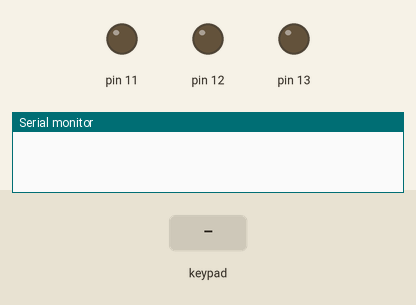
Bench run of a sketch on a simulated Arduino Uno, built with avr-gcc and run on an emulated ATmega328P. Shown: output pins drawn as LEDs (lit = HIGH), the last lines printed to the serial monitor. Inputs (shaded band) come from the test bench.

Above: at 1.4 s.
1.5 s: keypad keys 3 5 8 pressed 0.4 s apart
At 2.7 s:
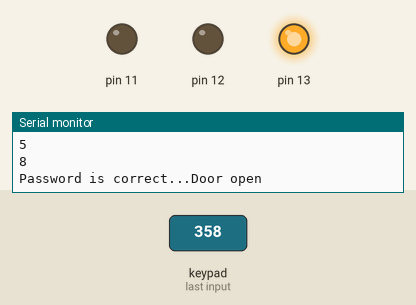
4.3 s: key '*' pressed
5.8 s: key '#' pressed
Timing chart, 0 to 8.8 s (numbered marks = the images above; inputs shaded):
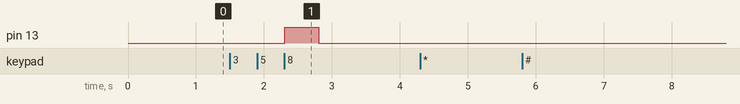

The sketch:

project_code.ino
```cpp
#include <Keypad.h>

const int ROWS = 4;
const int COLS = 3;
char tt[3] = { '3', '5', '8' };
char keys[ROWS][COLS] = {
  { '1', '2', '3' },
  { '4', '5', '6' },
  { '7', '8', '9' },
  { '*', '0', '#' }
};

byte rowPins[ROWS] = { 9, 8, 7, 6 };
byte colPins[COLS] = { 5, 4, 3 };

Keypad keypad = Keypad(makeKeymap(keys), rowPins, colPins, ROWS, COLS);
int n = 0;

void setup() {
  Serial.begin(9600);

  delay(200);
  pinMode(13, OUTPUT);
  pinMode(12, OUTPUT);
  pinMode(11, OUTPUT);
}

void loop() {
  // read the input from the keypad
  char key = keypad.getKey();

  // if a key is pressed
  if (key) {
    Serial.println(key);
    if (key == tt[n]) {
      n++;
    } else {
      n = 0;
    }

    if (n == 3) {
      Serial.println("Password is correct...Door open");
      digitalWrite(13, HIGH);
      delay(500);
      digitalWrite(13, LOW);
      n = 0;
    }
  }
}
```

Measured:
- after the input at 1.5 s, pin 13: LOW → HIGH after 0.81 s, → LOW 0.50 s later
